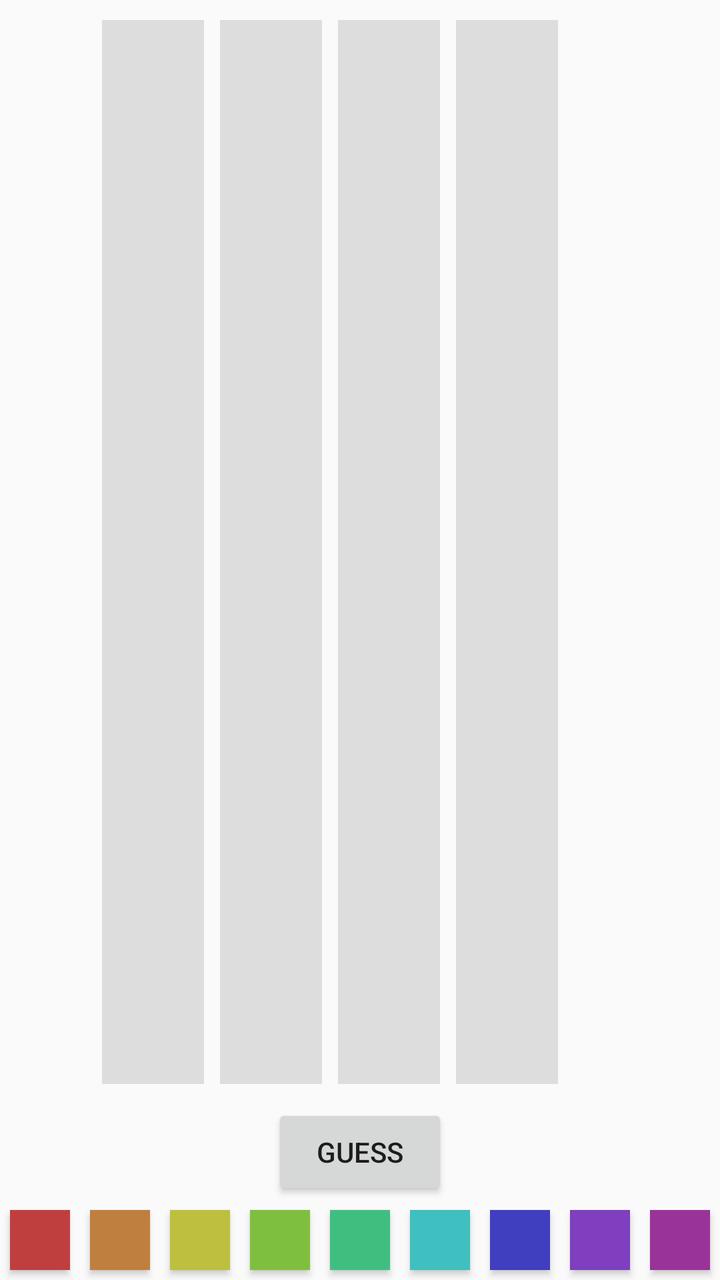
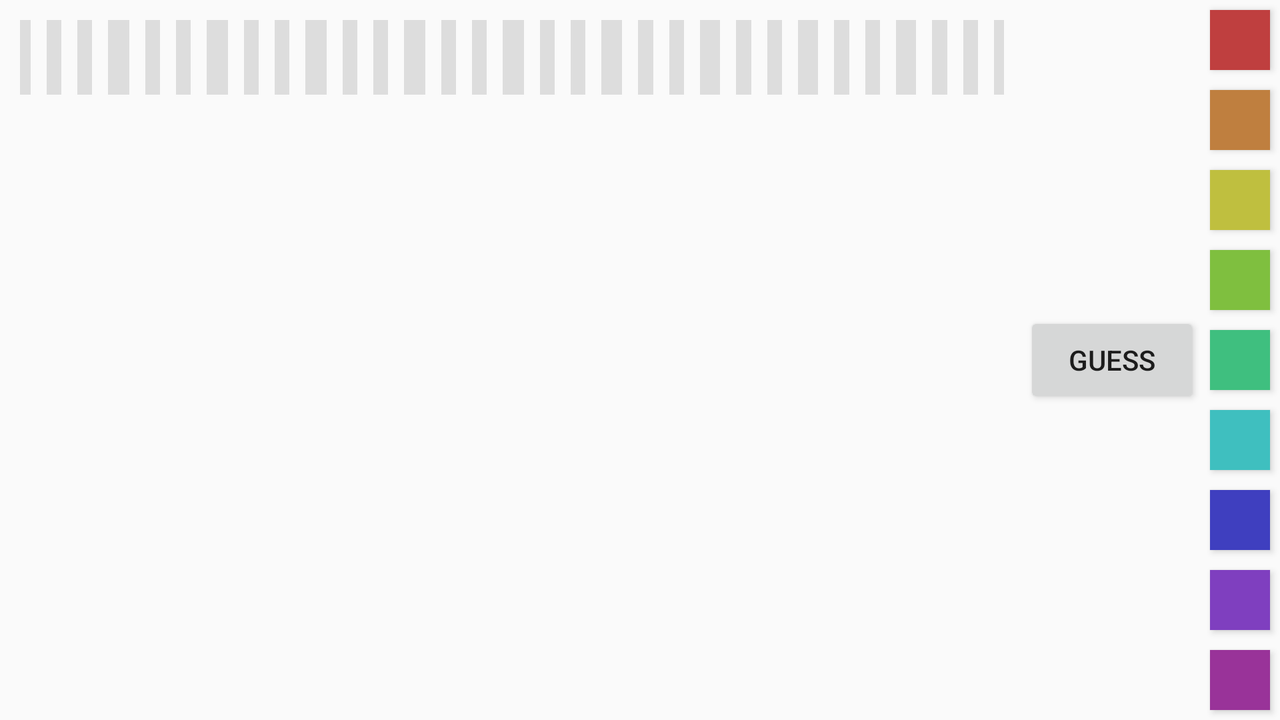

The same Android screen from two of the app's own layout files: first res/layout/ as a phone draws it, then the repository's variant for another configuration, drawn on a device whose configuration selects that folder. Both files follow.
<!-- AndroidManifest.xml: application theme AppTheme -->
<!-- res/layout/fragment_play.xml -->
<?xml version="1.0" encoding="utf-8"?>
<androidx.constraintlayout.widget.ConstraintLayout xmlns:android="http://schemas.android.com/apk/res/android"
    xmlns:app="http://schemas.android.com/apk/res-auto"
    xmlns:tools="http://schemas.android.com/tools"
    android:layout_width="match_parent"
    android:layout_height="match_parent">

    <TextView
        android:id="@+id/colorError"
        style="@style/BiggerText"
        android:layout_width="match_parent"
        android:layout_height="match_parent"
        android:gravity="center"
        android:text="@string/not_enough_colors_error"
        android:visibility="gone"/>

    <LinearLayout
        android:orientation="vertical"
        android:id="@+id/guessesRows"
        android:layout_height="0dp"
        app:layout_constraintStart_toStartOf="parent"
        app:layout_constraintEnd_toEndOf="parent"
        app:layout_constraintTop_toTopOf="parent"
        app:layout_constraintBottom_toTopOf="@id/buttonLayout"
        android:layout_width="match_parent"
        android:gravity="center_vertical"
        android:weightSum="10"
        android:padding="10dp">
        <include android:id="@+id/row1" layout="@layout/guess_row"/>
        <include android:id="@+id/row2" layout="@layout/guess_row"/>
        <include android:id="@+id/row3" layout="@layout/guess_row"/>
        <include android:id="@+id/row4" layout="@layout/guess_row"/>
        <include android:id="@+id/row5" layout="@layout/guess_row"/>
        <include android:id="@+id/row6" layout="@layout/guess_row"/>
        <include android:id="@+id/row7" layout="@layout/guess_row"/>
        <include android:id="@+id/row8" layout="@layout/guess_row"/>
        <include android:id="@+id/row9" layout="@layout/guess_row"/>
        <include android:id="@+id/row10" layout="@layout/guess_row"/>
    </LinearLayout>

    <androidx.constraintlayout.widget.ConstraintLayout
        android:orientation="horizontal"
        app:layout_constraintTop_toBottomOf="@id/guessesRows"
        app:layout_constraintBottom_toTopOf="@id/colorOptions"
        app:layout_constraintStart_toStartOf="parent"
        app:layout_constraintEnd_toEndOf="parent"
        android:id="@+id/buttonLayout"
        android:layout_width="match_parent"
        android:layout_height="wrap_content"
        android:text="@string/make_guess">
        <Button
            android:id="@+id/makeGuess"
            android:layout_width="wrap_content"
            android:layout_height="wrap_content"
            app:layout_constraintStart_toStartOf="parent"
            app:layout_constraintEnd_toStartOf="@id/viewResults"
            app:layout_constraintTop_toTopOf="parent"
            app:layout_constraintBottom_toBottomOf="parent"
            android:text="@string/make_guess"/>
        <Button
            android:id="@+id/viewResults"
            android:layout_width="wrap_content"
            android:layout_height="wrap_content"
            app:layout_constraintStart_toEndOf="@id/makeGuess"
            app:layout_constraintEnd_toStartOf="@id/restart"
            app:layout_constraintTop_toTopOf="parent"
            app:layout_constraintBottom_toBottomOf="parent"
            android:text="@string/view_results"
            android:visibility="gone"/>
        <Button
            android:id="@+id/restart"
            android:layout_width="wrap_content"
            android:layout_height="wrap_content"
            app:layout_constraintStart_toEndOf="@id/viewResults"
            app:layout_constraintEnd_toEndOf="parent"
            app:layout_constraintTop_toTopOf="parent"
            app:layout_constraintBottom_toBottomOf="parent"
            android:text="@string/play_again"
            android:visibility="gone"/>
    </androidx.constraintlayout.widget.ConstraintLayout>

    <androidx.constraintlayout.widget.ConstraintLayout
        android:id="@+id/colorOptions"
        android:layout_width="match_parent"
        android:layout_height="0dp"
        app:layout_constraintTop_toBottomOf="@id/buttonLayout"
        app:layout_constraintBottom_toBottomOf="parent"
        app:layout_constraintDimensionRatio="9:1"
        app:layout_constraintEnd_toEndOf="parent"
        app:layout_constraintStart_toStartOf="parent">

        <Button
            android:id="@+id/red"
            android:layout_width="0dp"
            android:layout_height="match_parent"
            android:layout_margin="5dp"
            android:background="@drawable/color_red"
            app:layout_constraintBottom_toBottomOf="parent"
            app:layout_constraintDimensionRatio="1"
            app:layout_constraintEnd_toStartOf="@+id/orange"
            app:layout_constraintHorizontal_bias="0.5"
            app:layout_constraintStart_toStartOf="parent"
            app:layout_constraintTop_toTopOf="parent" />

        <Button
            android:id="@+id/orange"
            android:layout_width="0dp"
            android:layout_height="match_parent"
            android:layout_margin="5dp"
            android:background="@drawable/color_orange"
            app:layout_constraintBottom_toBottomOf="parent"
            app:layout_constraintDimensionRatio="1"
            app:layout_constraintEnd_toStartOf="@+id/yellow"
            app:layout_constraintHorizontal_bias="0.5"
            app:layout_constraintStart_toEndOf="@+id/red"
            app:layout_constraintTop_toTopOf="parent" />

        <Button
            android:id="@+id/yellow"
            android:layout_width="0dp"
            android:layout_height="match_parent"
            android:layout_margin="5dp"
            android:background="@drawable/color_yellow"
            app:layout_constraintBottom_toBottomOf="parent"
            app:layout_constraintDimensionRatio="1"
            app:layout_constraintEnd_toStartOf="@+id/green"
            app:layout_constraintHorizontal_bias="0.5"
            app:layout_constraintStart_toEndOf="@+id/orange"
            app:layout_constraintTop_toTopOf="parent" />

        <Button
            android:id="@+id/green"
            android:layout_width="0dp"
            android:layout_height="match_parent"
            android:layout_margin="5dp"
            android:background="@drawable/color_green"
            app:layout_constraintBottom_toBottomOf="parent"
            app:layout_constraintDimensionRatio="1"
            app:layout_constraintEnd_toStartOf="@+id/bluegreen"
            app:layout_constraintHorizontal_bias="0.5"
            app:layout_constraintStart_toEndOf="@+id/yellow"
            app:layout_constraintTop_toTopOf="parent" />

        <Button
            android:id="@+id/bluegreen"
            android:layout_width="0dp"
            android:layout_height="match_parent"
            android:layout_margin="5dp"
            android:background="@drawable/color_bluegreen"
            app:layout_constraintBottom_toBottomOf="parent"
            app:layout_constraintDimensionRatio="1"
            app:layout_constraintEnd_toStartOf="@+id/lightblue"
            app:layout_constraintHorizontal_bias="0.5"
            app:layout_constraintStart_toEndOf="@+id/green"
            app:layout_constraintTop_toTopOf="parent" />

        <Button
            android:id="@+id/lightblue"
            android:layout_width="0dp"
            android:layout_height="match_parent"
            android:layout_margin="5dp"
            android:background="@drawable/color_lightblue"
            app:layout_constraintBottom_toBottomOf="parent"
            app:layout_constraintDimensionRatio="1"
            app:layout_constraintEnd_toStartOf="@+id/darkblue"
            app:layout_constraintHorizontal_bias="0.5"
            app:layout_constraintStart_toEndOf="@+id/bluegreen"
            app:layout_constraintTop_toTopOf="parent" />

        <Button
            android:id="@+id/darkblue"
            android:layout_width="0dp"
            android:layout_height="match_parent"
            android:layout_margin="5dp"
            android:background="@drawable/color_darkblue"
            app:layout_constraintBottom_toBottomOf="parent"
            app:layout_constraintDimensionRatio="1"
            app:layout_constraintEnd_toStartOf="@+id/purple"
            app:layout_constraintHorizontal_bias="0.5"
            app:layout_constraintStart_toEndOf="@+id/lightblue"
            app:layout_constraintTop_toTopOf="parent" />

        <Button
            android:id="@+id/purple"
            android:layout_width="0dp"
            android:layout_height="match_parent"
            android:layout_margin="5dp"
            android:background="@drawable/color_purple"
            app:layout_constraintBottom_toBottomOf="parent"
            app:layout_constraintDimensionRatio="1"
            app:layout_constraintEnd_toStartOf="@+id/pink"
            app:layout_constraintHorizontal_bias="0.5"
            app:layout_constraintStart_toEndOf="@+id/darkblue"
            app:layout_constraintTop_toTopOf="parent" />

        <Button
            android:id="@+id/pink"
            android:layout_width="0dp"
            android:layout_height="match_parent"
            android:layout_margin="5dp"
            android:background="@drawable/color_pink"
            app:layout_constraintBottom_toBottomOf="parent"
            app:layout_constraintDimensionRatio="1"
            app:layout_constraintEnd_toEndOf="parent"
            app:layout_constraintHorizontal_bias="0.5"
            app:layout_constraintStart_toEndOf="@+id/purple"
            app:layout_constraintTop_toTopOf="parent" />
    </androidx.constraintlayout.widget.ConstraintLayout>



</androidx.constraintlayout.widget.ConstraintLayout>
<!-- res/layout/guess_row.xml (included above) -->
<?xml version="1.0" encoding="utf-8"?>
<androidx.constraintlayout.widget.ConstraintLayout
    xmlns:android="http://schemas.android.com/apk/res/android"
    android:layout_width="match_parent"
    android:layout_height="wrap_content"
    xmlns:app="http://schemas.android.com/apk/res-auto"
    android:layout_weight="1">

    <TextView
        android:id="@+id/guessNumber"
        style="@style/BiggerText"
        android:layout_width="wrap_content"
        android:layout_height="match_parent"
        android:padding="4dp"
        android:gravity="center"
        android:minWidth="50dp"
        app:layout_constraintStart_toStartOf="parent"
        app:layout_constraintTop_toTopOf="parent"
        app:layout_constraintBottom_toBottomOf="parent"
        app:layout_constraintEnd_toStartOf="@id/guessOne"/>

    <androidx.constraintlayout.widget.ConstraintLayout
        android:id="@+id/guessOne"
        android:layout_margin="4dp"
        android:layout_width="0dp"
        android:layout_height="0dp"
        app:layout_constraintHeight_percent="1"
        app:layout_constraintWidth_percent=".15"
        app:layout_constraintStart_toEndOf="@id/guessNumber"
        app:layout_constraintEnd_toStartOf="@id/guessTwo"
        app:layout_constraintTop_toTopOf="parent"
        app:layout_constraintBottom_toBottomOf="parent">
        <Button
            android:id="@+id/guessOneButton"
            android:background="@drawable/color_blank"
            android:layout_width="0dp"
            android:layout_height="0dp"
            app:layout_constraintHeight_percent="1"
            app:layout_constraintDimensionRatio="1"
            app:layout_constraintStart_toStartOf="parent"
            app:layout_constraintEnd_toEndOf="parent"
            app:layout_constraintTop_toTopOf="parent"
            app:layout_constraintBottom_toBottomOf="parent"/>
    </androidx.constraintlayout.widget.ConstraintLayout>

    <androidx.constraintlayout.widget.ConstraintLayout
        android:id="@+id/guessTwo"
        android:layout_margin="4dp"
        android:layout_width="0dp"
        android:layout_height="0dp"
        app:layout_constraintHeight_percent="1"
        app:layout_constraintWidth_percent=".15"
        app:layout_constraintStart_toEndOf="@id/guessOne"
        app:layout_constraintEnd_toStartOf="@id/guessThree"
        app:layout_constraintTop_toTopOf="parent"
        app:layout_constraintBottom_toBottomOf="parent">
        <Button
            android:id="@+id/guessTwoButton"
            android:layout_width="0dp"
            android:layout_height="0dp"
            android:background="@drawable/color_blank"
            app:layout_constraintHeight_percent="1"
            app:layout_constraintDimensionRatio="1"
            app:layout_constraintStart_toStartOf="parent"
            app:layout_constraintEnd_toEndOf="parent"
            app:layout_constraintTop_toTopOf="parent"
            app:layout_constraintBottom_toBottomOf="parent"/>
    </androidx.constraintlayout.widget.ConstraintLayout>

    <androidx.constraintlayout.widget.ConstraintLayout
        android:id="@+id/guessThree"
        android:layout_margin="4dp"
        android:layout_width="0dp"
        android:layout_height="0dp"
        app:layout_constraintHeight_percent="1"
        app:layout_constraintWidth_percent=".15"
        app:layout_constraintStart_toEndOf="@id/guessTwo"
        app:layout_constraintEnd_toStartOf="@id/guessFour"
        app:layout_constraintTop_toTopOf="parent"
        app:layout_constraintBottom_toBottomOf="parent">
        <Button
            android:id="@+id/guessThreeButton"
            android:background="@drawable/color_blank"
            android:layout_width="0dp"
            android:layout_height="0dp"
            app:layout_constraintHeight_percent="1"
            app:layout_constraintDimensionRatio="1"
            app:layout_constraintStart_toStartOf="parent"
            app:layout_constraintEnd_toEndOf="parent"
            app:layout_constraintTop_toTopOf="parent"
            app:layout_constraintBottom_toBottomOf="parent"/>
    </androidx.constraintlayout.widget.ConstraintLayout>

    <androidx.constraintlayout.widget.ConstraintLayout
        android:id="@+id/guessFour"
        android:layout_margin="4dp"
        android:layout_width="0dp"
        android:layout_height="0dp"
        app:layout_constraintHeight_percent="1"
        app:layout_constraintWidth_percent=".15"
        app:layout_constraintStart_toEndOf="@id/guessThree"
        app:layout_constraintEnd_toStartOf="@id/hitAndBlow"
        app:layout_constraintTop_toTopOf="parent"
        app:layout_constraintBottom_toBottomOf="parent">
        <Button
            android:id="@+id/guessFourButton"
            android:background="@drawable/color_blank"
            android:layout_width="0dp"
            android:layout_height="0dp"
            app:layout_constraintHeight_percent="1"
            app:layout_constraintDimensionRatio="1"
            app:layout_constraintStart_toStartOf="parent"
            app:layout_constraintEnd_toEndOf="parent"
            app:layout_constraintTop_toTopOf="parent"
            app:layout_constraintBottom_toBottomOf="parent"/>
    </androidx.constraintlayout.widget.ConstraintLayout>

    <LinearLayout
        android:id="@+id/hitAndBlow"
        android:minWidth="80dp"
        android:layout_width="wrap_content"
        android:layout_height="0dp"
        android:orientation="vertical"
        android:gravity="center"
        app:layout_constraintStart_toEndOf="@id/guessFour"
        app:layout_constraintEnd_toEndOf="parent"
        app:layout_constraintTop_toTopOf="@id/guessOne"
        app:layout_constraintBottom_toBottomOf="@id/guessOne">
        <TextView
            android:id="@+id/hit"
            android:textColor="@color/black"
            android:layout_width="match_parent"
            android:layout_height="wrap_content"
            android:paddingStart="4dp"
            android:paddingEnd="4dp"/>

        <TextView
            android:id="@+id/blow"
            android:textColor="@color/black"
            android:layout_width="match_parent"
            android:layout_height="wrap_content"
            android:paddingStart="4dp"
            android:paddingEnd="4dp"/>
    </LinearLayout>

</androidx.constraintlayout.widget.ConstraintLayout>
<!-- resources referenced by this layout -->
<resources>
  <color name="black">#000</color>
  <!-- drawable color_blank (drawable) -->
  <?xml version="1.0" encoding="utf-8"?>
  <shape
  xmlns:android="http://schemas.android.com/apk/res/android"
  android:shape= "rectangle">
  <solid android:color="@color/unselected"/>
  </shape>
  <!-- drawable color_bluegreen (drawable) -->
  <?xml version="1.0" encoding="utf-8"?>
  <shape
  xmlns:android="http://schemas.android.com/apk/res/android"
  android:shape= "rectangle">
  <solid android:color="@color/bluegreen"/>
  </shape>
  <!-- drawable color_darkblue (drawable) -->
  <?xml version="1.0" encoding="utf-8"?>
  <shape
  xmlns:android="http://schemas.android.com/apk/res/android"
  android:shape= "rectangle">
  <solid android:color="@color/darkblue"/>
  </shape>
  <!-- drawable color_green (drawable) -->
  <?xml version="1.0" encoding="utf-8"?>
  <shape
  xmlns:android="http://schemas.android.com/apk/res/android"
  android:shape= "rectangle">
  <solid android:color="@color/green"/>
  </shape>
  <!-- drawable color_lightblue (drawable) -->
  <?xml version="1.0" encoding="utf-8"?>
  <shape
  xmlns:android="http://schemas.android.com/apk/res/android"
  android:shape= "rectangle">
  <solid android:color="@color/lightblue"/>
  </shape>
  <!-- drawable color_orange (drawable) -->
  <?xml version="1.0" encoding="utf-8"?>
  <shape
  xmlns:android="http://schemas.android.com/apk/res/android"
  android:shape= "rectangle">
  <solid android:color="@color/orange"/>
  </shape>
  <!-- drawable color_pink (drawable) -->
  <?xml version="1.0" encoding="utf-8"?>
  <shape
  xmlns:android="http://schemas.android.com/apk/res/android"
  android:shape= "rectangle">
  <solid android:color="@color/pink"/>
  </shape>
  <!-- drawable color_purple (drawable) -->
  <?xml version="1.0" encoding="utf-8"?>
  <shape
  xmlns:android="http://schemas.android.com/apk/res/android"
  android:shape= "rectangle">
  <solid android:color="@color/purple"/>
  </shape>
  <!-- drawable color_red (drawable) -->
  <?xml version="1.0" encoding="utf-8"?>
  <shape
  xmlns:android="http://schemas.android.com/apk/res/android"
  android:shape= "rectangle">
  <solid android:color="@color/red"/>
  </shape>
  <!-- drawable color_yellow (drawable) -->
  <?xml version="1.0" encoding="utf-8"?>
  <shape
  xmlns:android="http://schemas.android.com/apk/res/android"
  android:shape= "rectangle">
  <solid android:color="@color/yellow"/>
  </shape>
  <string name="make_guess">Guess</string>
  <string name="not_enough_colors_error">Not enough colors are enabled. Please select more colors from the options screen.</string>
  <string name="play_again">Play again</string>
  <string name="view_results">View results</string>
  <style name="BiggerText" parent="TextAppearance.AppCompat">
          <item name="android:textColor">@color/black</item>
          <item name="android:textSize">22sp</item>
      </style>
  <style name="AppTheme" parent="Theme.AppCompat.Light.DarkActionBar">
          
          <item name="colorPrimary">@color/colorPrimary</item>
          <item name="colorPrimaryDark">@color/colorPrimaryDark</item>
          <item name="colorAccent">@color/colorAccent</item>
      </style>
  <color name="unselected">#DDDDDD</color>
  <color name="bluegreen">#3FBF7F</color>
  <color name="darkblue">#3F3FBF</color>
  <color name="green">#7FBF3F</color>
  <color name="lightblue">#3FBFBF</color>
  <color name="orange">#BF7F3F</color>
  <color name="pink">#993399</color>
  <color name="purple">#7F3FBF</color>
  <color name="red">	#BF3F3F</color>
  <color name="yellow">#BFBF3F</color>
  <color name="colorPrimary">#6200EE</color>
  <color name="colorPrimaryDark">#3700B3</color>
  <color name="colorAccent">#03DAC5</color>
</resources>
<!-- res/layout-land/fragment_play.xml (the repository's variant of the layout above) -->
<!-- drawn on the phone turned sideways -->
<?xml version="1.0" encoding="utf-8"?>
<androidx.constraintlayout.widget.ConstraintLayout xmlns:android="http://schemas.android.com/apk/res/android"
    xmlns:app="http://schemas.android.com/apk/res-auto"
    xmlns:tools="http://schemas.android.com/tools"
    android:layout_width="match_parent"
    android:layout_height="match_parent">

    <TextView
        android:id="@+id/colorError"
        style="@style/BiggerText"
        android:layout_width="match_parent"
        android:layout_height="match_parent"
        android:gravity="center"
        android:text="@string/not_enough_colors_error"
        android:visibility="gone"/>

    <LinearLayout
        android:id="@+id/guessesRows"
        android:layout_width="0dp"
        android:layout_height="match_parent"
        android:orientation="horizontal"
        android:padding="10dp"
        android:weightSum="10"
        app:layout_constraintBottom_toBottomOf="parent"
        app:layout_constraintEnd_toStartOf="@id/buttonLayout"
        app:layout_constraintStart_toStartOf="parent"
        app:layout_constraintTop_toTopOf="parent">

        <include
            android:id="@+id/row1"
            layout="@layout/guess_row" />

        <include
            android:id="@+id/row2"
            layout="@layout/guess_row" />

        <include
            android:id="@+id/row3"
            layout="@layout/guess_row" />

        <include
            android:id="@+id/row4"
            layout="@layout/guess_row" />

        <include
            android:id="@+id/row5"
            layout="@layout/guess_row" />

        <include
            android:id="@+id/row6"
            layout="@layout/guess_row" />

        <include
            android:id="@+id/row7"
            layout="@layout/guess_row" />

        <include
            android:id="@+id/row8"
            layout="@layout/guess_row" />

        <include
            android:id="@+id/row9"
            layout="@layout/guess_row" />

        <include
            android:id="@+id/row10"
            layout="@layout/guess_row" />
    </LinearLayout>

    <androidx.constraintlayout.widget.ConstraintLayout
        android:orientation="horizontal"
        app:layout_constraintTop_toTopOf="parent"
        app:layout_constraintBottom_toBottomOf="parent"
        app:layout_constraintEnd_toStartOf="@id/colorOptions"
        android:id="@+id/buttonLayout"
        android:layout_width="wrap_content"
        android:layout_height="match_parent"
        android:text="@string/make_guess">
        <Button
            android:id="@+id/makeGuess"
            android:layout_width="wrap_content"
            android:layout_height="wrap_content"
            app:layout_constraintStart_toStartOf="parent"
            app:layout_constraintEnd_toEndOf="parent"
            app:layout_constraintTop_toTopOf="parent"
            app:layout_constraintBottom_toTopOf="@id/viewResults"
            android:text="@string/make_guess"/>
        <Button
            android:id="@+id/viewResults"
            android:layout_width="wrap_content"
            android:layout_height="wrap_content"
            app:layout_constraintStart_toStartOf="parent"
            app:layout_constraintEnd_toEndOf="parent"
            app:layout_constraintBottom_toTopOf="@id/restart"
            app:layout_constraintTop_toBottomOf="@id/makeGuess"
            android:text="@string/view_results"
            android:visibility="gone"/>
        <Button
            android:id="@+id/restart"
            android:layout_width="wrap_content"
            android:layout_height="wrap_content"
            app:layout_constraintStart_toStartOf="parent"
            app:layout_constraintEnd_toEndOf="parent"
            app:layout_constraintTop_toBottomOf="@id/viewResults"
            app:layout_constraintBottom_toBottomOf="parent"
            android:text="@string/play_again"
            android:visibility="gone"/>
    </androidx.constraintlayout.widget.ConstraintLayout>

    <androidx.constraintlayout.widget.ConstraintLayout
        android:id="@+id/colorOptions"
        android:layout_width="0dp"
        android:layout_height="match_parent"
        app:layout_constraintTop_toBottomOf="@id/buttonLayout"
        app:layout_constraintBottom_toBottomOf="parent"
        app:layout_constraintDimensionRatio="1:9"
        app:layout_constraintEnd_toEndOf="parent">

        <Button
            android:id="@+id/red"
            android:layout_width="match_parent"
            android:layout_height="0dp"
            android:layout_margin="5dp"
            android:background="@drawable/color_red"
            app:layout_constraintDimensionRatio="1"
            app:layout_constraintStart_toStartOf="parent"
            app:layout_constraintEnd_toEndOf="parent"
            app:layout_constraintTop_toTopOf="parent"
            app:layout_constraintBottom_toTopOf="@id/orange" />

        <Button
            android:id="@+id/orange"
            android:layout_width="match_parent"
            android:layout_height="0dp"
            android:layout_margin="5dp"
            android:background="@drawable/color_orange"
            app:layout_constraintDimensionRatio="1"
            app:layout_constraintStart_toStartOf="parent"
            app:layout_constraintEnd_toEndOf="parent"
            app:layout_constraintTop_toBottomOf="@id/red"
            app:layout_constraintBottom_toTopOf="@id/yellow" />

        <Button
            android:id="@+id/yellow"
            android:layout_width="match_parent"
            android:layout_height="0dp"
            android:layout_margin="5dp"
            android:background="@drawable/color_yellow"
            app:layout_constraintDimensionRatio="1"
            app:layout_constraintStart_toStartOf="parent"
            app:layout_constraintEnd_toEndOf="parent"
            app:layout_constraintTop_toBottomOf="@id/orange"
            app:layout_constraintBottom_toTopOf="@id/green" />

        <Button
            android:id="@+id/green"
            android:layout_width="match_parent"
            android:layout_height="0dp"
            android:layout_margin="5dp"
            android:background="@drawable/color_green"
            app:layout_constraintDimensionRatio="1"
            app:layout_constraintStart_toStartOf="parent"
            app:layout_constraintEnd_toEndOf="parent"
            app:layout_constraintTop_toBottomOf="@id/yellow"
            app:layout_constraintBottom_toTopOf="@id/bluegreen" />

        <Button
            android:id="@+id/bluegreen"
            android:layout_width="match_parent"
            android:layout_height="0dp"
            android:layout_margin="5dp"
            android:background="@drawable/color_bluegreen"
            app:layout_constraintDimensionRatio="1"
            app:layout_constraintStart_toStartOf="parent"
            app:layout_constraintEnd_toEndOf="parent"
            app:layout_constraintTop_toBottomOf="@id/green"
            app:layout_constraintBottom_toTopOf="@id/lightblue" />

        <Button
            android:id="@+id/lightblue"
            android:layout_width="match_parent"
            android:layout_height="0dp"
            android:layout_margin="5dp"
            android:background="@drawable/color_lightblue"
            app:layout_constraintDimensionRatio="1"
            app:layout_constraintStart_toStartOf="parent"
            app:layout_constraintEnd_toEndOf="parent"
            app:layout_constraintTop_toBottomOf="@id/bluegreen"
            app:layout_constraintBottom_toTopOf="@id/darkblue" />

        <Button
            android:id="@+id/darkblue"
            android:layout_width="match_parent"
            android:layout_height="0dp"
            android:layout_margin="5dp"
            android:background="@drawable/color_darkblue"
            app:layout_constraintDimensionRatio="1"
            app:layout_constraintStart_toStartOf="parent"
            app:layout_constraintEnd_toEndOf="parent"
            app:layout_constraintTop_toBottomOf="@id/lightblue"
            app:layout_constraintBottom_toTopOf="@id/purple" />

        <Button
            android:id="@+id/purple"
            android:layout_width="match_parent"
            android:layout_height="0dp"
            android:layout_margin="5dp"
            android:background="@drawable/color_purple"
            app:layout_constraintDimensionRatio="1"
            app:layout_constraintStart_toStartOf="parent"
            app:layout_constraintEnd_toEndOf="parent"
            app:layout_constraintTop_toBottomOf="@id/darkblue"
            app:layout_constraintBottom_toTopOf="@id/pink"/>

        <Button
            android:id="@+id/pink"
            android:layout_width="match_parent"
            android:layout_height="0dp"
            android:layout_margin="5dp"
            android:background="@drawable/color_pink"
            app:layout_constraintDimensionRatio="1"
            app:layout_constraintStart_toStartOf="parent"
            app:layout_constraintEnd_toEndOf="parent"
            app:layout_constraintTop_toBottomOf="@id/purple"
            app:layout_constraintBottom_toBottomOf="parent" />
    </androidx.constraintlayout.widget.ConstraintLayout>



</androidx.constraintlayout.widget.ConstraintLayout>
